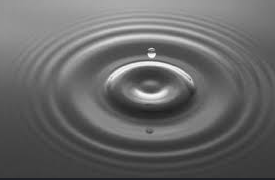
#> input picture HW3/2/3.png, 275 x 180 px
$ python 2.py
#> lines starting #> are read from the running program, lines starting #| are printed output that depends on the picture
import matplotlib
# --- LINUX FIX: Force Matplotlib to use Tkinter backend ---
# This prevents the "Wayland" and "QSocketNotifier" errors.
try:
    matplotlib.use('TkAgg')
except:
    pass

import matplotlib.pyplot as plt
import numpy as np
import cv2
import os

def main():
    # --- 1. Load Images ---
    print("Loading images...")
    # Source: Water Ripples (Grayscale for intensity)
    img_ripple_src = cv2.imread('3.png', cv2.IMREAD_GRAYSCALE)
#> img_ripple_src: shape (180, 275); min 31, max 254, mean 103.4
    # Target: Green Background (Color)
    img_bg_color = cv2.imread('4.png', cv2.IMREAD_COLOR)
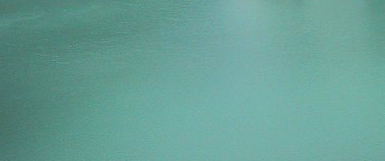
#> input picture HW3/2/4.png, 385 x 161 px
#> img_bg_color is the input picture: shape (161, 385, 3); mean B, G, R 149.9, 159.4, 103.8

    if img_ripple_src is None or img_bg_color is None:
        print("Error: Could not find '3.png' or '4.png'.")
        return

    # --- 2. Resize Source to Match Target ---
    rows, cols, _ = img_bg_color.shape
#> rows = 161; cols = 385
    img_ripple_resized = cv2.resize(img_ripple_src, (cols, rows))
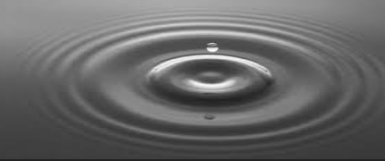
#> img_ripple_resized: shape (161, 385); min 33, max 253, mean 103.3

    # --- 3. FFT (Frequency Domain Transformation) ---
    # Convert to float
    dft = np.fft.fft2(img_ripple_resized.astype(float))
    dft_shift = np.fft.fftshift(dft)

    # --- 4. Generate & Save Magnitude Spectrum (Task Requirement) ---
    # We use log scale because the center values are huge compared to edges.
    magnitude_spectrum = 20 * np.log(np.abs(dft_shift) + 1)
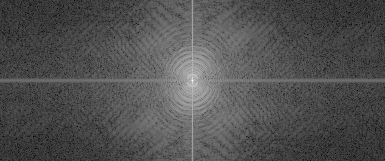
#> magnitude_spectrum: shape (161, 385) float64; min 17.4, max 313.4, mean 111.7; drawn with min black and max white

    # Normalize to 0-255 for saving as an image
    spectrum_img = cv2.normalize(magnitude_spectrum, None, 0, 255, cv2.NORM_MINMAX)
    spectrum_img = spectrum_img.astype(np.uint8)

    # Save the Spectrum Image immediately
    cv2.imwrite('FFT_Spectrum_View.png', spectrum_img)
    print(">> Saved: FFT_Spectrum_View.png")

    # --- 5. Gaussian High-Pass Filter ---
    # Create a Gaussian mask to remove low frequencies (lighting/shadows)
    # and keep high frequencies (ripples/edges).
    crow, ccol = rows // 2, cols // 2
#> crow = 80; ccol = 192
    y, x = np.ogrid[:rows, :cols]
#> y = 161 values from 0 to 160

    # Calculate distance from center
    distance = np.sqrt((x - ccol)**2 + (y - crow)**2)

    # Sigma controls how much "blur" or "lighting" is removed.
    sigma = 30
    # High Pass Formula: 1 - Gaussian_Low_Pass
    gaussian_mask = 1 - np.exp(-(distance**2) / (2 * (sigma**2)))

    # Apply Filter
    fshift_filtered = dft_shift * gaussian_mask

    # --- 6. Inverse FFT (Back to Image) ---
    f_ishift = np.fft.ifftshift(fshift_filtered)
    img_back = np.fft.ifft2(f_ishift)
    img_back = np.real(img_back)
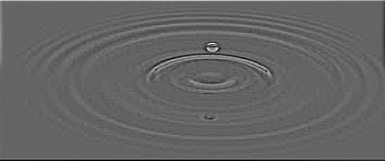
#> img_back: shape (161, 385) float64; min -38.49, max 58.71, mean 0; drawn with min black and max white

    # --- 7. Post-Processing & Blending ---
    # 1. Smooth slightly to remove digital noise
    img_back_smooth = cv2.GaussianBlur(img_back, (3, 3), 0)
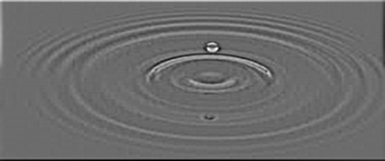
#> img_back_smooth: shape (161, 385) float64; min -23.84, max 32.33, mean 0; drawn with min black and max white

    # 2. Increase contrast (Gain) to make ripples visible on green
    gain = 2.5
    ripple_layer = img_back_smooth * gain

    # 3. Add to Green Background
    img_bg_float = img_bg_color.astype(np.float32)
    final_image = np.zeros_like(img_bg_float)

    # Apply ripple offset to all channels (Blue, Green, Red)
    for i in range(3):
        final_image[:, :, i] = img_bg_float[:, :, i] + ripple_layer
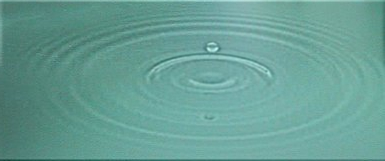
#> final_image: shape (161, 385, 3) float32; mean B, G, R 149.9, 159.4, 103.8

    # Clip values to valid 0-255 range
    final_image = np.clip(final_image, 0, 255).astype(np.uint8)

    # Save the Final Image
    cv2.imwrite('Final_Ripple_Output.png', final_image)
    print(">> Saved: Final_Ripple_Output.png")

    # --- 8. Visualization (Matplotlib) ---
    print("Displaying results... (Close the window to finish)")
    plt.figure(figsize=(14, 6))

    # Show Spectrum
    plt.subplot(1, 3, 1)
    plt.imshow(spectrum_img, cmap='gray')
    plt.title('Frequency Spectrum\n(Saved as FFT_Spectrum_View.png)')
    plt.axis('off')

    # Show Filtered Ripple Mask
    plt.subplot(1, 3, 2)
    plt.imshow(img_back_smooth, cmap='gray')
    plt.title('Extracted Ripples (High-Pass)')
    plt.axis('off')

    # Show Final Result
    plt.subplot(1, 3, 3)
    plt.imshow(cv2.cvtColor(final_image, cv2.COLOR_BGR2RGB))
    plt.title('Final: Ripples on Green\n(Saved as Final_Ripple_Output.png)')
    plt.axis('off')

    plt.tight_layout()
    plt.show()
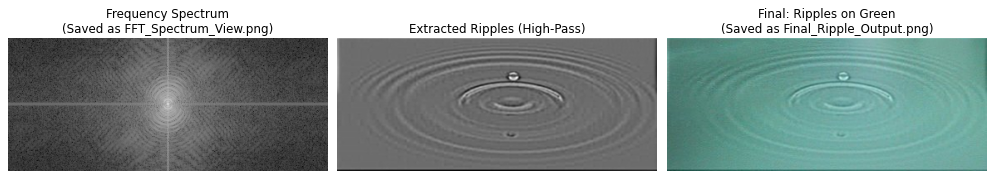
#> figure drawn by matplotlib, 3 panels

if __name__ == "__main__":
    main()
